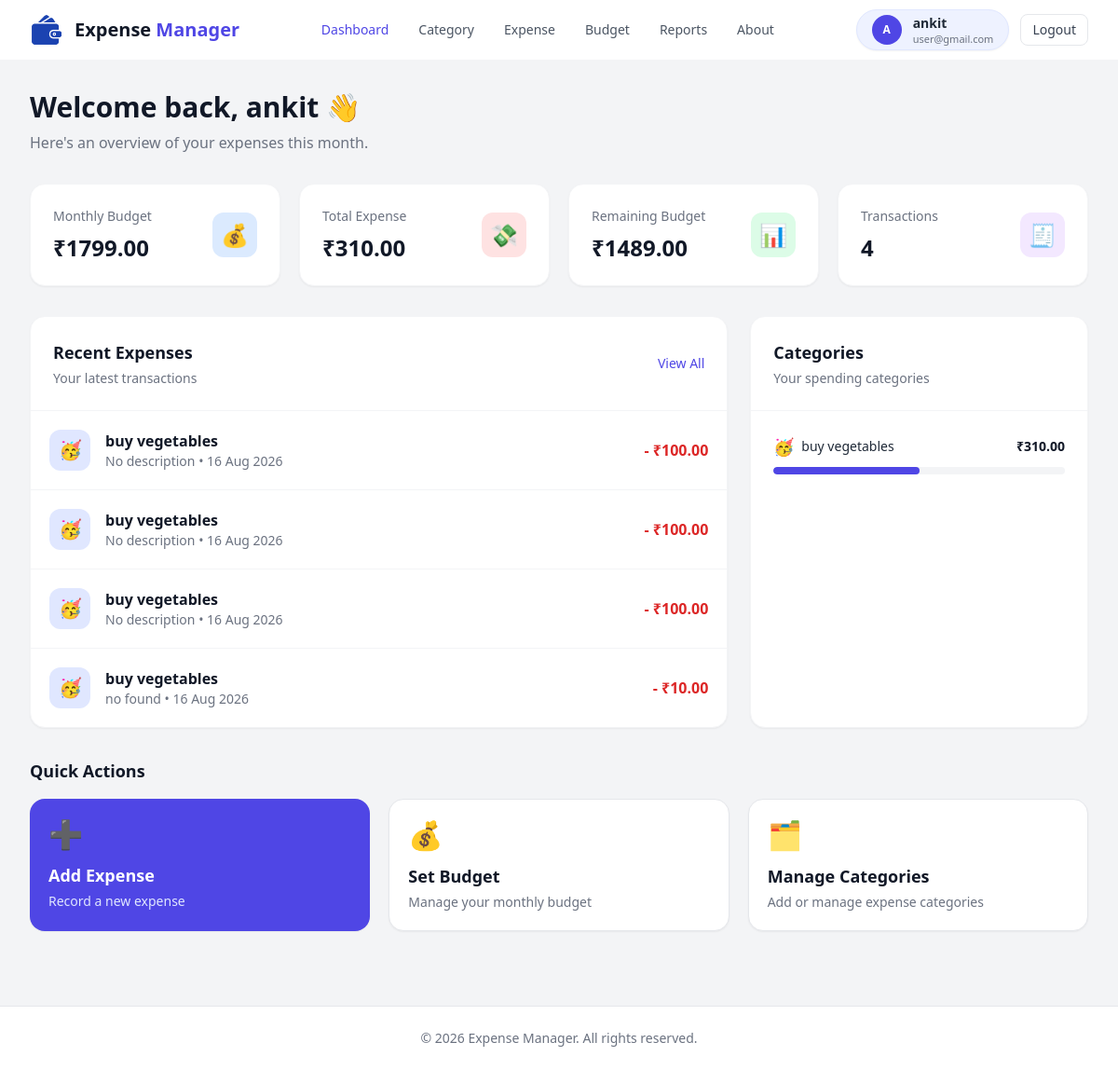
Page /dashboard/ (signed in) on the earlier database version.
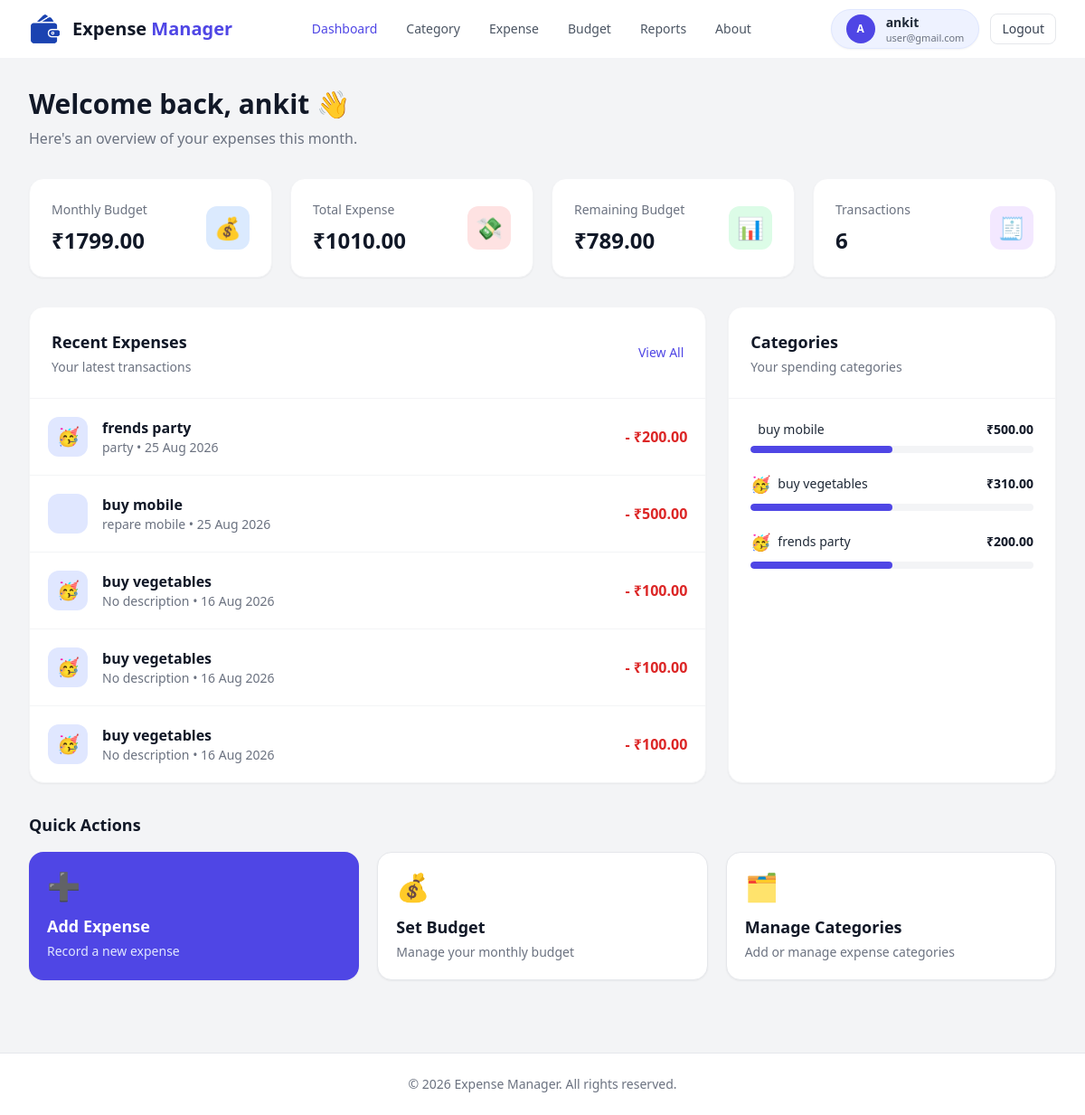
Same page on the later database version.
### expense/models.py (models this page shows, shortened)
class Expense(models.Model):
    CASH = 'cash'
    ONLINE = 'online'
    PAYMENT_TYPE_CHOICES = [
        (CASH,'cash'),
        (ONLINE,'online'),
    ]
    user = models.ForeignKey(settings.AUTH_USER_MODEL,on_delete=models.CASCADE)
    category = models.ForeignKey(ExpenseCategory, on_delete=models.CASCADE)
    amount = models.DecimalField(max_digits=20, decimal_places=2)
    description = models.TextField(blank=True,default= "N/A")
    date = models.DateField()
    payment_type = models.CharField(max_length=10,choices=PAYMENT_TYPE_CHOICES,default=CASH)

class ExpenseCategory(models.Model):
    user = models.ForeignKey(User,on_delete=models.CASCADE,related_name="expense_categories")
    category_name = models.CharField(max_length=50)
    category_icon = models.CharField(max_length=10,default="📦")

### expense/views.py (the view)
# urls.py: path("dashboard/", views.dashboard, name="dashboard"),
@login_required
def dashboard(req):
    today = timezone.now().date()
    monthly_expenses = Expense.objects.filter(
        user=req.user,
        date__year=today.year,
        date__month=today.month
    )
    stats = monthly_expenses.aggregate(
        total=Sum("amount"),
        average=Avg("amount"),
        entries=Count("id")
    )
    total_expenses = stats["total"] or 0
    average_expense = stats["average"] or 0
    total_entries = stats["entries"]
    monthly_budget = Budget.objects.filter(
        user=req.user,
        month__year=today.year,
        month__month=today.month
    ).aggregate(
        total=Sum("amount")
    )["total"] or 0
    remaining_budget = max(monthly_budget - total_expenses,0)
    recent_expenses = (monthly_expenses.select_related("category").order_by("-date")[:5])
    category_report = (monthly_expenses.values(
            "category__category_name",
            "category__category_icon"
        )
        .annotate(
            total=Sum("amount")
        )
        .order_by("-total")
    )
    data = {
        "monthly_budget": monthly_budget,
        "total_expenses": total_expenses,
        "remaining_budget": remaining_budget,
        "total_entries": total_entries,
        "average_expense": average_expense,
        "recent_expenses": recent_expenses,
        "category_report": category_report,
    }
    return render(req, "dashboard.html", data)

### expense/templates/dashboard.html (shortened to what the changed rows need)
<!DOCTYPE html>
<html lang="en">
<head>
    <script src="https://cdn.tailwindcss.com"></script>
</head>
<body class="bg-gray-100 text-gray-800 antialiased">
    {% load static %}
    <main class="max-w-7xl mx-auto px-4 sm:px-6 lg:px-8 py-6 sm:py-8">
        <section class="mb-6 sm:mb-8">
            <h1 class="text-2xl sm:text-3xl font-bold text-gray-900">
                Welcome back,
                {{ request.user.first_name|default:request.user.username }} 👋
            </h1>
        </section>
        <section class="grid grid-cols-1 sm:grid-cols-2 lg:grid-cols-4 gap-4 sm:gap-5">
            <div class="rounded-2xl border border-gray-100 bg-white p-5 sm:p-6 shadow-sm">
                <div class="flex items-center justify-between">
                    <div>
                        <h2 class="mt-1 sm:mt-2 text-xl sm:text-2xl font-bold text-gray-900">
                            ₹{{ monthly_budget|floatformat:2 }}
                        </h2>
                    </div>
                </div>
            </div>
            <div class="rounded-2xl border border-gray-100 bg-white p-5 sm:p-6 shadow-sm">
                <div class="flex items-center justify-between">
                    <div>
                        <p class="text-xs sm:text-sm text-gray-500">Total Expense</p>
                        <h2 class="mt-1 sm:mt-2 text-xl sm:text-2xl font-bold text-gray-900">
                            ₹{{ total_expenses|floatformat:2 }}
                        </h2>
                    </div>
                </div>
            </div>
            <div class="rounded-2xl border border-gray-100 bg-white p-5 sm:p-6 shadow-sm">
                <div class="flex items-center justify-between">
                    <div>
                        <p class="text-xs sm:text-sm text-gray-500">Remaining Budget</p>
                        <h2 class="mt-1 sm:mt-2 text-xl sm:text-2xl font-bold text-gray-900">
                            ₹{{ remaining_budget|floatformat:2 }}
                        </h2>
                    </div>
                </div>
            </div>
            <div class="rounded-2xl border border-gray-100 bg-white p-5 sm:p-6 shadow-sm">
                <div class="flex items-center justify-between">
                    <div>
                        <p class="text-xs sm:text-sm text-gray-500">Transactions</p>
                        <h2 class="mt-1 sm:mt-2 text-xl sm:text-2xl font-bold text-gray-900">
                            {{ total_entries }}
                        </h2>
                    </div>
                </div>
            </div>
        </section>
        <section class="mt-6 sm:mt-8 grid grid-cols-1 gap-6 lg:grid-cols-3">
            <div class="overflow-hidden rounded-2xl border border-gray-100 bg-white shadow-sm lg:col-span-2">
                <div class="divide-y divide-gray-100">
                    {% for expense in recent_expenses %}
                    <div class="flex items-center justify-between gap-3 sm:gap-4 p-4 sm:p-5">
                        <div class="flex min-w-0 items-center gap-3 sm:gap-4">
                            <div class="flex h-10 w-10 sm:h-11 sm:w-11 shrink-0 items-center justify-center rounded-xl bg-indigo-100 text-lg sm:text-xl">
                                {{ expense.category.category_icon }}
                            </div>
                            <div class="min-w-0">
                                <h4 class="truncate text-sm sm:text-base font-semibold text-gray-900">
                                    {{ expense.category.category_name }}
                                </h4>
                                <p class="truncate text-xs sm:text-sm text-gray-500">
                                    {% if expense.description %}
                                        {{ expense.description }}
                                    {% else %}
                                        No description
                                    {% endif %}
                                    • {{ expense.date|date:"d M Y" }}
                                </p>
                            </div>
                        </div>
                        <p class="shrink-0 text-sm sm:text-base font-semibold text-red-600">
                            - ₹{{ expense.amount|floatformat:2 }}
                        </p>
                    </div>
                    {% endfor %}
                </div>
            </div>
            <div class="overflow-hidden rounded-2xl border border-gray-100 bg-white shadow-sm">
                <div class="space-y-4 sm:space-y-5 p-4 sm:p-6">
                    {% for category in category_report %}
                    <div>
                        <div class="mb-1.5 sm:mb-2 flex items-center justify-between gap-3">
                            <div class="flex min-w-0 items-center gap-2">
                                <span class="text-base sm:text-lg shrink-0">
                                    {{ category.category__category_icon }}
                                </span>
                                <span class="truncate text-xs sm:text-sm font-medium text-gray-800">
                                    {{ category.category__category_name }}
                                </span>
                            </div>
                            <span class="shrink-0 text-xs sm:text-sm font-semibold text-gray-900">
                                ₹{{ category.total|floatformat:2 }}
                            </span>
                        </div>
                        <div class="h-2 w-full overflow-hidden rounded-full bg-gray-100">
                            <div class="h-2 rounded-full bg-indigo-600" style="width: 50%;"></div>
                        </div>
                    </div>
                    {% endfor %}
                </div>
            </div>
        </section>
    </main>
</body>
</html>

Differences in the rows shown:
no longer on this page (row unchanged): Expense: category.category_icon "🥳", category.category_name "buy vegetables", description "no found", date "16 Aug 2026", amount "10.00"
added Expense: category.category_icon "🥳", category.category_name "frends party", description "party", date "25 Aug 2026", amount "200.00"
added Expense: category.category_name "buy mobile", description "repare mobile", date "25 Aug 2026", amount "500.00"
now on this page (row unchanged): ExpenseCategory: category__category_name "buy mobile", total "500.00"
now on this page (row unchanged): ExpenseCategory: category__category_icon "🥳", category__category_name "frends party", total "200.00"
Other differences:
{{ total_expenses|floatformat:2 }}: "310.00" → "1010.00"
{{ remaining_budget|floatformat:2 }}: "1489.00" → "789.00"
{{ total_entries }}: "4" → "6"
